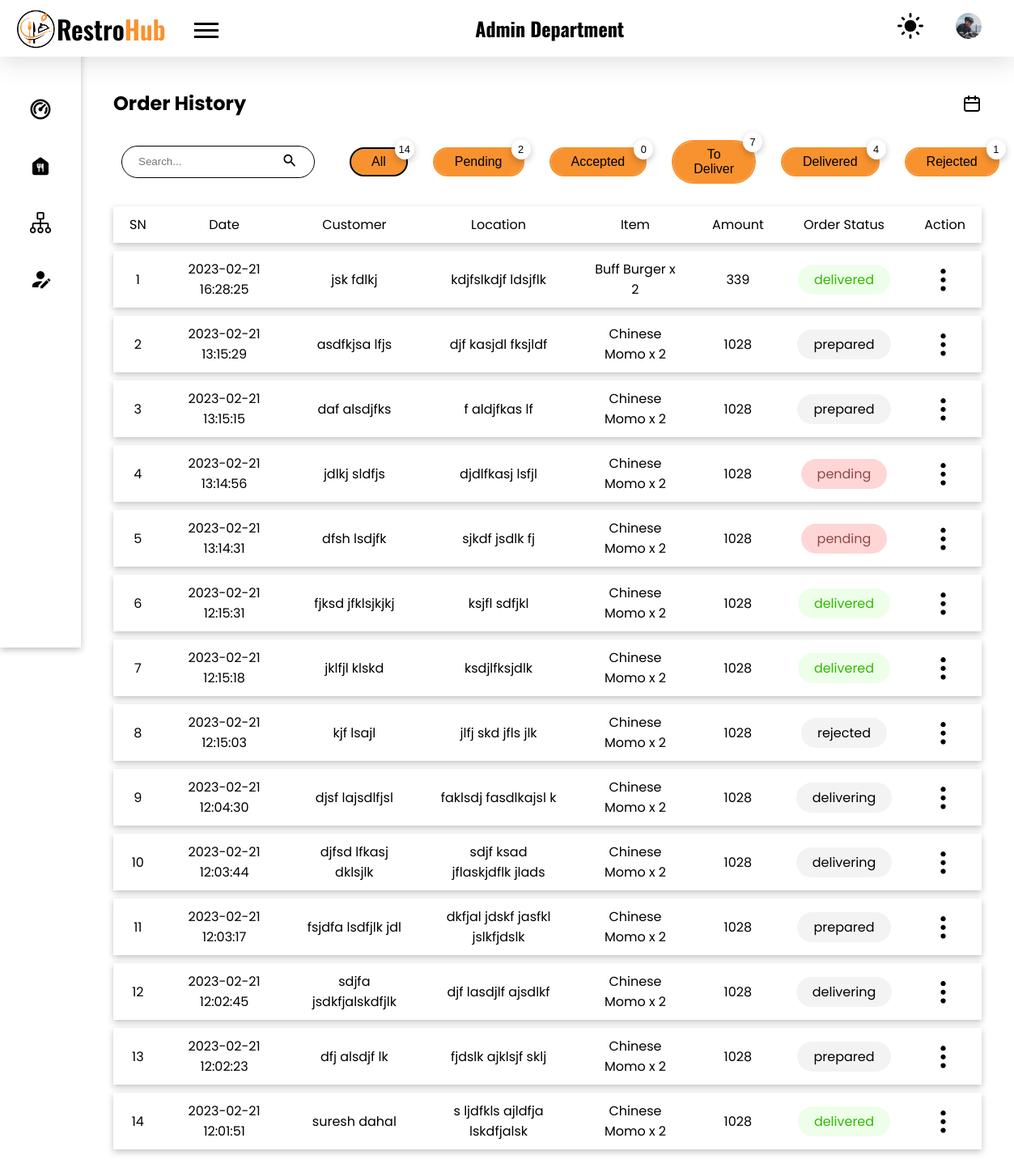
/admin/order-history.php (signed in), run on an earlier commit of the app's database.
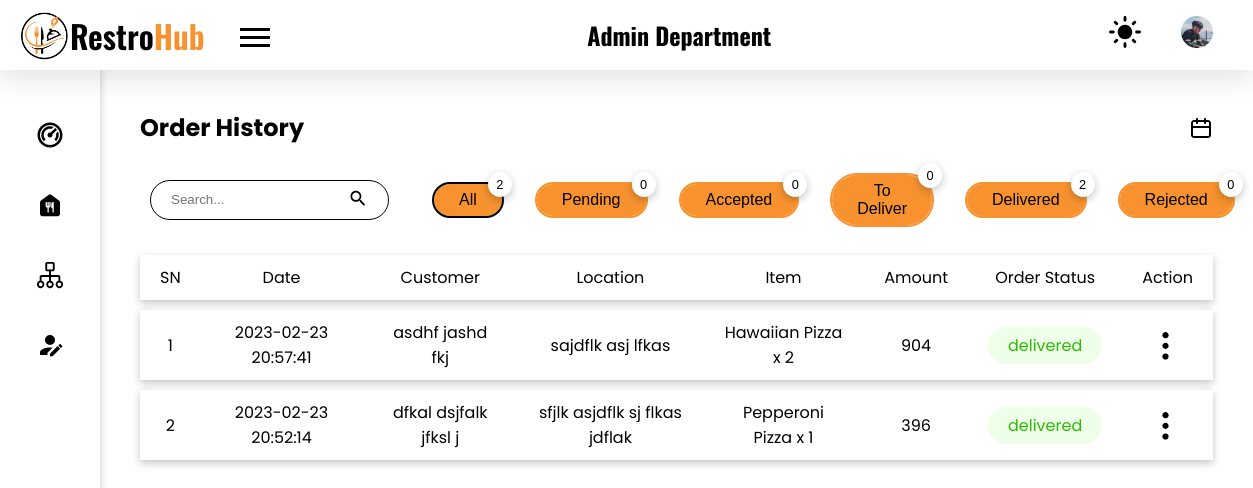
And on a later commit of the database.
### tables this page shows
CREATE TABLE `orders` (
  `id` int(11) NOT NULL,
  `c_id` int(11) NOT NULL,
  `qty` int(11) NOT NULL,
  `f_id` int(11) NOT NULL,
  `total_price` int(10) NOT NULL,
  `note` varchar(100) DEFAULT NULL,
  `date` datetime NOT NULL
);

CREATE TABLE `order_contact_details` (
  `o_c_id` int(11) NOT NULL,
  `o_id` int(11) NOT NULL,
  `address` varchar(50) NOT NULL,
  `phone` varchar(10) NOT NULL,
  `c_name` varchar(30) NOT NULL
);

CREATE TABLE `food` (
  `f_id` int(11) NOT NULL,
  `img` varchar(100) DEFAULT NULL,
  `name` varchar(100) DEFAULT NULL,
  `price` int(11) DEFAULT NULL,
  `cooking_time` int(11) DEFAULT NULL,
  `description` varchar(500) NOT NULL,
  `veg` int(1) NOT NULL,
  `product_id` varchar(30) NOT NULL,
  `short_desc` varchar(50) NOT NULL,
  `ingredients` varchar(500) NOT NULL,
  `disabled` int(11) NOT NULL,
  `special` int(11) NOT NULL,
  `category` int(11) NOT NULL
);

CREATE TABLE `aos` (
  `aos_id` int(11) NOT NULL,
  `order_id` int(11) NOT NULL,
  `status` varchar(15) NOT NULL,
  `date` datetime NOT NULL DEFAULT current_timestamp()
);

### admin/order-history.php (the view, shortened to what the changed rows need)
<!DOCTYPE html>
<html lang="en">
<head>
    <link rel="stylesheet" href="../styles/style.css">
</head>
<body>
    <?php
    require("./components/header.php");
    ?>
    <main class="admin_dashboard_body">
        <section class="dashboard_inner-head flex items-center">
            <h2>Order History</h2>
        </section>
        <div class="flex items-center">
            <div class="flex items-center">
                <?php
                require("../config.php");
                $sql = "select id from orders";
                $result = mysqli_query($conn, $sql);
                $count = mysqli_num_rows($result);
                $sql_pending = "select orders.id, aos.status from orders inner join aos on orders.id = aos.order_id where status = 'pending'";
                $result_pending = mysqli_query($conn, $sql_pending);
                $count_pending = mysqli_num_rows($result_pending);
                $sql_to_deliver = "select orders.id, aos.status from orders inner join aos on orders.id = aos.order_id where status in ('prepared', 'delivering')";
                $result_to_deliver = mysqli_query($conn, $sql_to_deliver);
                $count_to_deliver = mysqli_num_rows($result_to_deliver);
                $sql_delivered = "select orders.id, aos.status from orders inner join aos on orders.id = aos.order_id where status = 'delivered'";
                $result_delivered = mysqli_query($conn, $sql_delivered);
                $count_delivered = mysqli_num_rows($result_delivered);
                $sql_rejected = "select orders.id, aos.status from orders inner join aos on orders.id = aos.order_id where status = 'rejected'";
                $result_rejected = mysqli_query($conn, $sql_rejected);
                $count_rejected = mysqli_num_rows($result_rejected);
                ?>
                <form action="./backend/order/specific-order.php" method="post">
                    <button type="submit" name="specific-order-history" class="button ml-35 border-curve-lg relative <?php if (isset($_SESSION['filter-by']) && $_SESSION['filter-by'] == "all") echo "active"; ?>">All
                        <div class="count-top shadow"><?php
                                                        echo $count;
                                                        ?>
                        </div>
                    </button>
                </form>
                <form action="./backend/order/specific-order.php" method="post">
                    <button type="submit" name="specific-order-history" class="button ml-35 border-curve-lg relative <?php if (isset($_SESSION['filter-by']) && $_SESSION['filter-by'] == "pending") echo "active"; ?>">Pending
                        <div class="count-top shadow"><?php
                                                        echo $count_pending;
                                                        ?>
                        </div>
                    </button>
                </form>
                <form action="./backend/order/specific-order.php" method="post">
                    <button type="submit" name="specific-order-history" class="button ml-35 border-curve-lg relative <?php if (isset($_SESSION['filter-by']) && $_SESSION['filter-by'] == "prepared") echo "active"; ?>">To Deliver
                        <div class="count-top shadow"><?php
                                                        echo $count_to_deliver;
                                                        ?>
                        </div>
                    </button>
                </form>
                <form action="./backend/order/specific-order.php" method="post">
                    <button type="submit" name="specific-order-history" class="button ml-35 border-curve-lg relative <?php if (isset($_SESSION['filter-by']) && $_SESSION['filter-by'] == "delivered") echo "active"; ?>">Delivered
                        <div class="count-top shadow"><?php
                                                        echo $count_delivered;
                                                        ?>
                        </div>
                    </button>
                </form>
                <form action="./backend/order/specific-order.php" method="post">
                    <button type="submit" name="specific-order-history" class="button ml-35 border-curve-lg relative <?php if (isset($_SESSION['filter-by']) && $_SESSION['filter-by'] == "rejected") echo "active"; ?>">Rejected
                        <div class="count-top shadow"><?php
                                                        echo $count_rejected;
                                                        ?>
                        </div>
                    </button>
                </form>
            </div>
        </div>
        <?php
        require("../config.php");
        if (isset($_SESSION['filter-by']) && $_SESSION['filter-by'] != 'all') {
            $filter_by = $_SESSION['filter-by'];
            if ($filter_by == 'delivering' || $filter_by == 'prepared') {
                $sql = "select orders.id,
                    orders.c_id,
                    orders.qty,
                    orders.total_price,
                    orders.note,
                    orders.date,
                    orders.f_id,
                    order_contact_details.address,
                    order_contact_details.phone,
                    order_contact_details.c_name,
                    aos.aos_id,
                    aos.status
                    from orders
                    inner join order_contact_details on orders.id = order_contact_details.o_id
                    inner join aos on orders.id = aos.order_id
                    where aos.status in ('prepared', 'delivering')
                    order by orders.id desc
                    ";
            } else {
                $sql = "select orders.id,
                    orders.c_id,
                    orders.qty,
                    orders.total_price,
                    orders.note,
                    orders.date,
                    orders.f_id,
                    order_contact_details.address,
                    order_contact_details.phone,
                    order_contact_details.c_name,
                    aos.aos_id,
                    aos.status
                    from orders
                    inner join order_contact_details on orders.id = order_contact_details.o_id
                    inner join aos on orders.id = aos.order_id
                    where aos.status = '$filter_by'
                    order by orders.id desc
                    ";
            }
        } else {
            $sql = "select orders.id,
                    orders.c_id,
                    orders.qty,
                    orders.total_price,
                    orders.note,
                    orders.date,
                    orders.f_id,
                    order_contact_details.address,
                    order_contact_details.phone,
                    order_contact_details.c_name,
                    aos.aos_id,
                    aos.status
                    from orders
                    inner join order_contact_details on orders.id = order_contact_details.o_id
                    inner join aos on orders.id = aos.order_id
                    order by orders.id desc
                    ";
        }
        $result = mysqli_query($conn, $sql) or die("Query Failed");
        if (mysqli_num_rows($result) > 0) {
        ?>
            <table class="mt-20">
                <tr class="shadow">
                    <th>SN</th>
                    <th>Date</th>
                    <th>Customer</th>
                    <th>Location</th>
                    <th>Item</th>
                    <th>Amount</th>
                    <th>Order Status</th>
                    <th>Action</th>
                </tr>
                <?php
                $i = 0;
                while ($row = mysqli_fetch_assoc($result)) {
                    $i++;
                    $food_id = $row['f_id'];
                    $sql_food = "select name from food where f_id = {$food_id}";
                    $result_food = mysqli_query($conn, $sql_food) or die("Query Failed");
                    $row_food = mysqli_fetch_assoc($result_food);
                    $food_name = $row_food['name'];
                ?>
                    <tr class="shadow">
                        <td><?php echo $i; ?></td>
                        <td>
                            <?php echo $row['date']; ?>
                        </td>
                        <td><?php echo $row['c_name']; ?></td>
                        <td><?php echo $row['address']; ?></td>
                        <td><?php echo $food_name . " x " . $row['qty']; ?></td>
                        <td><?php echo $row['total_price']; ?></td>
                        <td><span class="<?php echo $row['status']; ?> border-curve-lg p_7-20"><?php echo $row['status']; ?></span></td>
                        <td class="table_action_container">
                            <button class="no_bg no_outline table_option-menu">
                                <img src="../images//ic_options.svg" alt="options menu">
                            </button>
                        </td>
                    </tr>
                <?php } ?>
            </table>
        <?php
        } else {
            echo "No Record Found";
        }
        ?>
    </main>
</body>
</html>

What changed in the data, as far as the page shows it:
removed orders: date "2023-02-21 16:28:25", order_contact_details.c_name "jsk fdlkj", order_contact_details.address "kdjfslkdjf ldsjflk", f.name "Buff Burger", qty "2", total_price "339", aos.status "delivered"
removed orders: date "2023-02-21 13:15:29", order_contact_details.c_name "asdfkjsa lfjs", order_contact_details.address "djf kasjdl fksjldf", f.name "Chinese Momo", qty "2", total_price "1028", aos.status "prepared"
removed orders: date "2023-02-21 13:15:15", order_contact_details.c_name "daf alsdjfks", order_contact_details.address "f aldjfkas lf", f.name "Chinese Momo", qty "2", total_price "1028", aos.status "prepared"
removed orders: date "2023-02-21 13:14:56", order_contact_details.c_name "jdlkj sldfjs", order_contact_details.address "djdlfkasj lsfjl", f.name "Chinese Momo", qty "2", total_price "1028", aos.status "pending"
removed orders: date "2023-02-21 13:14:31", order_contact_details.c_name "dfsh lsdjfk", order_contact_details.address "sjkdf jsdlk fj", f.name "Chinese Momo", qty "2", total_price "1028", aos.status "pending"
removed orders: date "2023-02-21 12:15:31", order_contact_details.c_name "fjksd jfklsjkjkj", order_contact_details.address "ksjfl sdfjkl", f.name "Chinese Momo", qty "2", total_price "1028", aos.status "delivered"
removed orders: date "2023-02-21 12:15:18", order_contact_details.c_name "jklfjl klskd", order_contact_details.address "ksdjlfksjdlk", f.name "Chinese Momo", qty "2", total_price "1028", aos.status "delivered"
removed orders: date "2023-02-21 12:15:03", order_contact_details.c_name "kjf lsajl", order_contact_details.address "jlfj skd jfls jlk", f.name "Chinese Momo", qty "2", total_price "1028", aos.status "rejected"
removed orders: date "2023-02-21 12:04:30", order_contact_details.c_name "djsf lajsdlfjsl", order_contact_details.address "faklsdj fasdlkajsl k", f.name "Chinese Momo", qty "2", total_price "1028", aos.status "delivering"
removed orders: date "2023-02-21 12:03:44", order_contact_details.c_name "djfsd lfkasj dklsjlk", order_contact_details.address "sdjf ksad jflaskjdflk jlads", f.name "Chinese Momo", qty "2", total_price "1028", aos.status "delivering"
removed orders: date "2023-02-21 12:03:17", order_contact_details.c_name "fsjdfa lsdfjlk jdl", order_contact_details.address "dkfjal jdskf jasfkl jslkfjdslk", f.name "Chinese Momo", qty "2", total_price "1028", aos.status "prepared"
removed orders: date "2023-02-21 12:02:45", order_contact_details.c_name "sdjfa jsdkfjalskdfjlk", order_contact_details.address "djf lasdjlf ajsdlkf", f.name "Chinese Momo", qty "2", total_price "1028", aos.status "delivering"
removed orders: date "2023-02-21 12:02:23", order_contact_details.c_name "dfj alsdjf lk", order_contact_details.address "fjdslk ajklsjf sklj", f.name "Chinese Momo", qty "2", total_price "1028", aos.status "prepared"
removed orders: date "2023-02-21 12:01:51", order_contact_details.c_name "suresh dahal", order_contact_details.address "s ljdfkls ajldfja lskdfjalsk", f.name "Chinese Momo", qty "2", total_price "1028", aos.status "delivered"
added orders: date "2023-02-23 20:57:41", order_contact_details.c_name "asdhf jashd fkj", order_contact_details.address "sajdflk asj lfkas", f.name "Hawaiian Pizza", qty "2", total_price "904", aos.status "delivered"
added orders: date "2023-02-23 20:52:14", order_contact_details.c_name "dfkal dsjfalk jfksl j", order_contact_details.address "sfjlk asjdflk sj flkas jdflak", f.name "Pepperoni Pizza", qty "1", total_price "396", aos.status "delivered"
Also different on the page:
$count: "14" → "2"
$count_pending: "2" → "0"
$count_to_deliver: "7" → "0"
$count_delivered: "4" → "2"
$count_rejected: "1" → "0"
